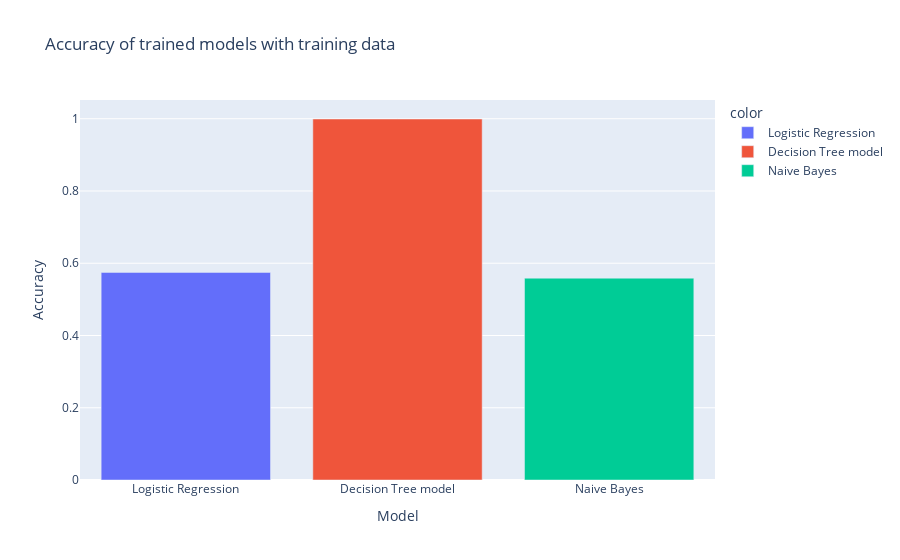

Write notebook code for a chart like this one.
### Code cell
fig = px.bar(x=['Logistic Regression', 'Decision Tree model', 'Naive Bayes'], 
             y=[logr_train_acc, dtree_train_acc, nb_train_acc], 
            color=['Logistic Regression', 'Decision Tree model', 'Naive Bayes'],
             labels={'x': 'Model', 'y': 'Accuracy'},
            title='Accuracy of trained models with training data')
fig.show()

### Figure 1 — Plotly figure (JSON) as saved in the notebook; plotly's stock layout.template omitted (floating-point values rounded to 4 significant figures)
{"data": [{"alignmentgroup": "True", "hovertemplate": "color=Logistic Regression<br>Model=%{x}<br>Accuracy=%{y}<extra></extra>", "legendgroup": "Logistic Regression", "marker": {"color": "#636efa", "pattern": {"shape": ""}}, "name": "Logistic Regression", "offsetgroup": "Logistic Regression", "orientation": "v", "showlegend": true, "textposition": "auto", "type": "bar", "x": ["Logistic Regression"], "xaxis": "x", "y": [0.5746], "yaxis": "y"}, {"alignmentgroup": "True", "hovertemplate": "color=Decision Tree model<br>Model=%{x}<br>Accuracy=%{y}<extra></extra>", "legendgroup": "Decision Tree model", "marker": {"color": "#EF553B", "pattern": {"shape": ""}}, "name": "Decision Tree model", "offsetgroup": "Decision Tree model", "orientation": "v", "showlegend": true, "textposition": "auto", "type": "bar", "x": ["Decision Tree model"], "xaxis": "x", "y": [0.9993], "yaxis": "y"}, {"alignmentgroup": "True", "hovertemplate": "color=Naive Bayes<br>Model=%{x}<br>Accuracy=%{y}<extra></extra>", "legendgroup": "Naive Bayes", "marker": {"color": "#00cc96", "pattern": {"shape": ""}}, "name": "Naive Bayes", "offsetgroup": "Naive Bayes", "orientation": "v", "showlegend": true, "textposition": "auto", "type": "bar", "x": ["Naive Bayes"], "xaxis": "x", "y": [0.5587], "yaxis": "y"}], "layout": {"barmode": "relative", "legend": {"title": {"text": "color"}, "tracegroupgap": 0}, "title": {"text": "Accuracy of trained models with training data"}, "xaxis": {"anchor": "y", "domain": [0, 1], "title": {"text": "Model"}}, "yaxis": {"anchor": "x", "domain": [0, 1], "title": {"text": "Accuracy"}}}}
